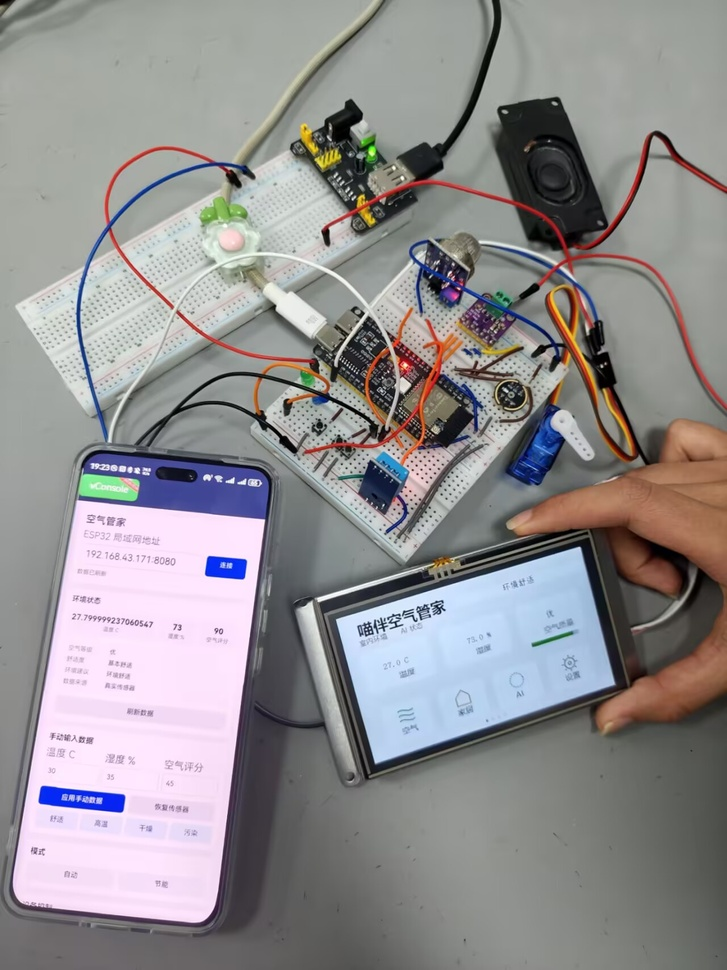
#> input picture xiaozhi-esp32/docs/report_output_rebuild/assets/hardware_overview_1.jpg, 727 x 970 px, shrunk from 1280 x 1707 before the run
$ python optimize_ppt.py
#> lines starting #> are read from the running program, lines starting #| are printed output that depends on the picture
# -*- coding: utf-8 -*-
from __future__ import annotations

from pathlib import Path

from PIL import Image
from pptx import Presentation
from pptx.dml.color import RGBColor
from pptx.enum.shapes import MSO_AUTO_SHAPE_TYPE, MSO_CONNECTOR
from pptx.enum.text import PP_ALIGN
from pptx.util import Inches, Pt


ROOT = Path(__file__).resolve().parents[2]
OUT = ROOT / "docs" / "report_output_rebuild"
ASSET_DIR = OUT / "assets"
FINAL_DIR = OUT / "final"
TMP_DIR = OUT / "tmp" / "ppt_opt_assets"

PPTX_OPT = FINAL_DIR / "喵伴空气管家答辩PPT_优化版_2026-07-08.pptx"

GREEN = "174238"
ORANGE = "D9822B"
LIGHT = "F5F6F3"

FONT = "Microsoft YaHei"
FONT_BOLD = "Microsoft YaHei UI"


def rgb(hex_color: str) -> RGBColor:
    value = hex_color.strip("#")
    return RGBColor(int(value[0:2], 16), int(value[2:4], 16), int(value[4:6], 16))


def ensure_dirs() -> None:
    FINAL_DIR.mkdir(parents=True, exist_ok=True)
    TMP_DIR.mkdir(parents=True, exist_ok=True)


def crop_box(src: Path, dst_name: str, box: tuple[float, float, float, float]) -> Path:
    dst = TMP_DIR / dst_name
    with Image.open(src) as im:
        w, h = im.size
        left = int(w * box[0])
        top = int(h * box[1])
        right = int(w * box[2])
        bottom = int(h * box[3])
        cropped = im.crop((left, top, right, bottom))
        cropped.save(dst, quality=92)
    return dst


def crop_to_aspect(src: Path, dst_name: str, aspect: float) -> Path:
#> called with dst_name = 'hero_16_9.jpg', aspect = 0.92
    dst = TMP_DIR / dst_name
    with Image.open(src) as im:
#> im is the input picture: PIL image 727x970 RGB; mean R, G, B 145.5, 142.9, 145
        w, h = im.size
#> w = 727; h = 970
        current = w / h
#> current = 0.749
        if current > aspect:
            new_w = int(h * aspect)
            left = (w - new_w) // 2
            box = (left, 0, left + new_w, h)
        else:
            new_h = int(w / aspect)
#> new_h = 790
            top = (h - new_h) // 2
#> top = 90
            box = (0, top, w, top + new_h)
#> box = (0, 90, 727, 880)
        im.crop(box).save(dst, quality=92)
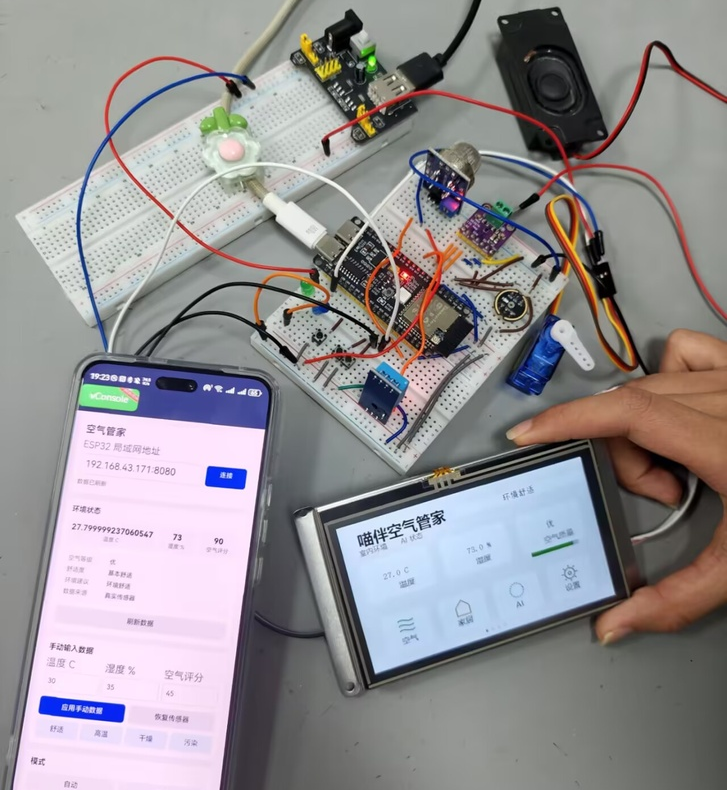
#> saved as hero_16_9.jpg: PIL image 727x790 RGB; mean R, G, B 146.6, 143.2, 146.3
    return dst


def set_bg(slide, color: str = LIGHT) -> None:
    slide.background.fill.solid()
    slide.background.fill.fore_color.rgb = rgb(color)


# [30 lines left out: functions add_text, add_title, not called in this run]


def add_footer(slide, index: int) -> None:
    add_text(slide, f"{index:02d}", 12.32, 6.96, 0.45, 0.2, 10, True, ORANGE, PP_ALIGN.RIGHT)


# [33 lines left out: functions add_line, add_round_rect, not called in this run]


def add_chip(slide, text: str, x: float, y: float, w: float, color: str = GREEN, fill: str = LIGHT) -> None:
    add_round_rect(slide, x, y, w, 0.44, fill=fill, line=color, width=1.0)
    add_text(slide, text, x + 0.12, y + 0.09, w - 0.24, 0.18, 10, True, color, PP_ALIGN.CENTER)


# [212 lines left out: functions add_picture, add_picture_frame, slide_title, slide_problem, slide_architecture, slide_screen and 5 more, not called in this run]


def generate() -> Path:
    ensure_dirs()
    hero = crop_to_aspect(ASSET_DIR / "hardware_overview_1.jpg", "hero_16_9.jpg", 0.92)
    phone_crop = crop_box(ASSET_DIR / "hardware_overview_1.jpg", "phone_crop.jpg", (0.00, 0.43, 0.53, 1.00))
#> in crop_box, `cropped = im.crop((left, top, right, bottom))`:
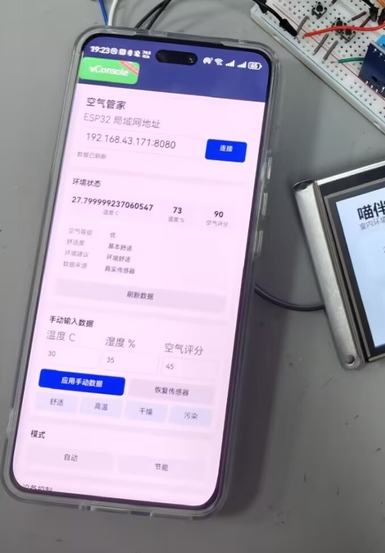
#> cropped: PIL image 385x553 RGB; mean R, G, B 160.5, 153.2, 167.8

    prs = Presentation()
    prs.slide_width = Inches(13.333)
    prs.slide_height = Inches(7.5)
    slide_title(prs, hero)
    slide_problem(prs)
    slide_architecture(prs)
    slide_screen(prs)
    slide_mini_program(prs, phone_crop)
    slide_ai(prs)
    slide_auto_eco(prs)
    slide_verified(prs)
    slide_value(prs)
    prs.save(PPTX_OPT)
    return PPTX_OPT


if __name__ == "__main__":
    print(generate())
#> (the call stopped at in generate, `prs = Presentation()`: pptx is not available in this run)
